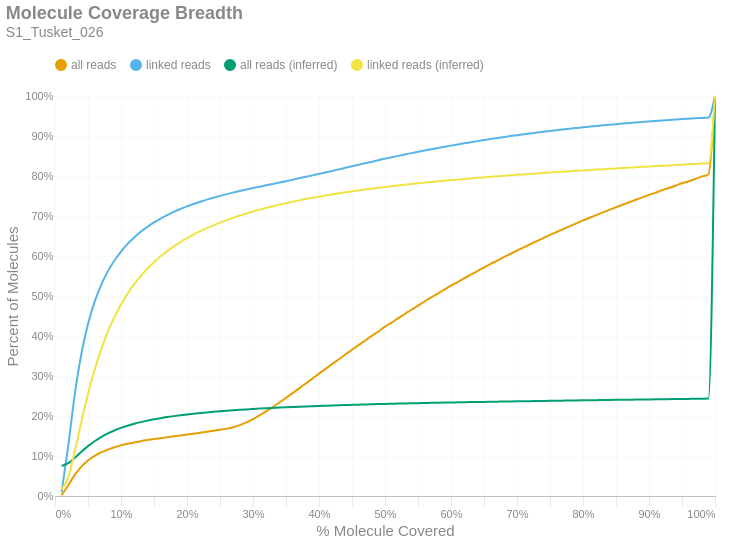

Here is the notebook cell this chart was saved with:
### Markdown cell above
### Molecule Read Coverage
This chart shows molecule coverage breadth as computed by the number of bases aligned to that molecule. In other words, "*how much of each unique long molecule is actually sequenced/aligned?*" Keep in mind there is a distinction between sequences and alignments, since some sequences belonging to a particular molecule may not align well and wouldn't appear in the alignment data. This chart also shows molecule coverage breadth as computed by the *inferred fragment* from which the aligned sequences originate. Unlike read coverage, this calculation takes into account the total insert size, including unsequenced gaps between the forward and reverse reads. Like the previous figures, these are cumulative percents.

### Code cell
if SKIPLR:
    print_html(f"Skipped")
else:
    binned_df = consolidated_hist(valids['coverage_bp'], mask, 0.01, True)
    binned_df_inf = consolidated_hist(valids['coverage_inserts'], mask, 0.01, True)
    binned_df = binned_df.with_columns(pl.lit(binned_df_inf['all reads (cumsum)']).alias('all reads (inferred)'))
    binned_df = binned_df.with_columns(pl.lit(binned_df_inf['linked reads (cumsum)']).alias('linked reads (inferred)'))
    binned_df = binned_df.with_columns(
        (pl.col('bin').cast(pl.Float64) + 0.01).alias('right_edge')
    )

    with SafeRender(binned_df):
        (
            density_plot(binned_df, 'Molecule Coverage Breadth', samplename, 'molcov', ['all reads (inferred)','linked reads (inferred)'])
            .encode(
                #x=alt.X('bin:Q', title="% Molecule Covered").axis(format = '%').scale(padding=0),
                x=alt.X('right_edge:Q', title="% Molecule Covered").axis(format='%').scale(padding=0),
                y=alt.Y('value:Q', title='Percent of Molecules')
                    .axis(format='%')
                    .stack(False)
                    .scale(domainMin=0, padding=0),
                color=alt.Color("key:N").scale(domain = ["all reads", "linked reads", "all reads (inferred)", "linked reads (inferred)"]),
                tooltip = [
                    alt.Tooltip("key:N", title = "Data Type"),
                    alt.Tooltip("range_label:N", title="% Molecule Covered"),
                    alt.Tooltip("value:Q", format = ".2%", title="% Molecules")
                ]
            )
        ).display()

### Figure 1 — Vega-Lite specification as saved in the notebook (floating-point values rounded to 4 significant figures)
{"width": "container", "height": 400, "config": {"title": {"anchor": "start", "dy": -15, "fontSize": 18, "color": "#888888", "subtitleColor": "#888888", "subtitleFontSize": 14}, "arc": {"fill": "#0072B2"}, "axis": {"domainColor": "#888888", "domainWidth": 0.5, "gridWidth": 0.2, "grid": false, "titleFontWeight": 400, "titleFontSize": 15, "labelFontSize": 11, "labelColor": "#888888", "tickColor": "#888888", "tickWidth": 0.2, "titleColor": "#888888"}, "axisBand": {"grid": false}, "axisX": {"grid": true, "tickSize": 10, "domainCap": "round"}, "axisY": {"domain": false, "grid": true, "tickSize": 0, "domainCap": "round"}, "background": "transparent", "header": {"labelFontSize": 15, "labelColor": "#888888", "titleFontSize": 15, "titleFontWeight": 600, "titleColor": "#888888"}, "legend": {"labelFont": "sans-serif", "labelFontSize": 12, "labelColor": "#888888", "symbolSize": 100, "symbolType": "circle", "titleFontSize": 12, "titlePadding": 10, "titleColor": "#888888", "title": null, "orient": "top"}, "range": {"category": ["#E69F00", "#56B4E9", "#009E73", "#F0E442", "#0072B2", "#D55E00", "#CC79A7", "#000000"], "diverging": ["#cfe8f3", "#a2d4ec", "#73bfe2", "#46abdb", "#1696d2", "#12719e"]}, "area": {"fill": "#0072B2", "fillOpacity": 0.7, "line": true, "strokeOpacity": 0.7}, "line": {"color": "#0072B2", "stroke": "#0072B2", "strokeWidth": 2}, "trail": {"color": "#0072B2", "stroke": "#0072B2", "strokeWidth": 0, "size": 1}, "point": {"filled": true, "fillOpacity": 1.0, "size": 95}, "text": {"color": "#888888", "fontSize": 11, "align": "right", "fontWeight": 400, "size": 11}, "bar": {"fill": "#0072B2", "stroke": null}, "view": {"stroke": null, "continuousWidth": 660, "continuousHeight": 400}}, "data": {"name": "data-aa1f3dfc06b041ed866c2e54794f1d95"}, "mark": {"type": "line", "interpolate": "monotone", "point": {"opacity": 0, "size": 275}}, "encoding": {"color": {"field": "key", "scale": {"domain": ["all reads", "linked reads", "all reads (inferred)", "linked reads (inferred)"]}, "type": "nominal"}, "tooltip": [{"field": "key", "title": "Data Type", "type": "nominal"}, {"field": "range_label", "title": "% Molecule Covered", "type": "nominal"}, {"field": "value", "format": ".2%", "title": "% Molecules", "type": "quantitative"}], "x": {"axis": {"format": "%"}, "field": "right_edge", "scale": {"padding": 0}, "title": "% Molecule Covered", "type": "quantitative"}, "y": {"axis": {"format": "%"}, "field": "value", "scale": {"domainMin": 0, "padding": 0}, "stack": false, "title": "Percent of Molecules", "type": "quantitative"}}, "params": [{"name": "param_c36ac31b6afebe62", "select": {"type": "point", "fields": ["key"]}, "bind": "legend"}], "title": {"text": "Molecule Coverage Breadth", "subtitle": "S1_Tusket_026"}, "transform": [{"fold": ["all reads (cumsum)", "linked reads (cumsum)", "all reads (inferred)", "linked reads (inferred)"]}, {"calculate": "replace(datum.key, ' (cumsum)', '')", "as": "key"}, {"filter": {"param": "param_c36ac31b6afebe62"}}], "usermeta": {"embedOptions": {"downloadFileName": "S1_Tusket_026.molcov"}}, "$schema": "https://vega.github.io/schema/vega-lite/v6.1.0.json", "datasets": {"data-aa1f3dfc06b041ed866c2e54794f1d95": [{"bin": "0.0", "interval": "0.0-0.01", "all reads": 0.002276, "linked reads": 0.009561, "all reads (cumsum)": 0.002276, "linked reads (cumsum)": 0.009561, "range_label": "0.0-0.01", "all reads (inferred)": 0.07519, "linked reads (inferred)": 0.01584, "right_edge": 0.01}, {"bin": "0.01", "interval": "0.01-0.02", "all reads": 0.02391, "linked reads": 0.115, "all reads (cumsum)": 0.02619, "linked reads (cumsum)": 0.1246, "range_label": "0.01-0.02", "all reads (inferred)": 0.08195, "linked reads (inferred)": 0.04658, "right_edge": 0.02}, {"bin": "0.02", "interval": "0.02-0.03", "all reads": 0.0267, "linked reads": 0.1301, "all reads (cumsum)": 0.05288, "linked reads (cumsum)": 0.2547, "range_label": "0.02-0.03", "all reads (inferred)": 0.09544, "linked reads (inferred)": 0.1117, "right_edge": 0.03}, {"bin": "0.03", "interval": "0.03-0.04", "all reads": 0.02072, "linked reads": 0.1009, "all reads (cumsum)": 0.07361, "linked reads (cumsum)": 0.3555, "range_label": "0.03-0.04", "all reads (inferred)": 0.1106, "linked reads (inferred)": 0.1856, "right_edge": 0.04}, {"bin": "0.04", "interval": "0.04-0.05", "all reads": 0.01527, "linked reads": 0.07428, "all reads (cumsum)": 0.08888, "linked reads (cumsum)": 0.4298, "range_label": "0.04-0.05", "all reads (inferred)": 0.1247, "linked reads (inferred)": 0.2549, "right_edge": 0.05}, {"bin": "0.05", "interval": "0.05-0.06", "all reads": 0.01145, "linked reads": 0.05544, "all reads (cumsum)": 0.1003, "linked reads (cumsum)": 0.4853, "range_label": "0.05-0.06", "all reads (inferred)": 0.137, "linked reads (inferred)": 0.3153, "right_edge": 0.06}, {"bin": "0.06", "interval": "0.06-0.07", "all reads": 0.00877, "linked reads": 0.04243, "all reads (cumsum)": 0.1091, "linked reads (cumsum)": 0.5277, "range_label": "0.06-0.07", "all reads (inferred)": 0.1474, "linked reads (inferred)": 0.3667, "right_edge": 0.07}, {"bin": "0.07", "interval": "0.07-0.08", "all reads": 0.006997, "linked reads": 0.03382, "all reads (cumsum)": 0.1161, "linked reads (cumsum)": 0.5615, "range_label": "0.07-0.08", "all reads (inferred)": 0.1563, "linked reads (inferred)": 0.4104, "right_edge": 0.08}, {"bin": "0.08", "interval": "0.08-0.09", "all reads": 0.005669, "linked reads": 0.02723, "all reads (cumsum)": 0.1218, "linked reads (cumsum)": 0.5887, "range_label": "0.08-0.09", "all reads (inferred)": 0.1638, "linked reads (inferred)": 0.4473, "right_edge": 0.09}, {"bin": "0.09", "interval": "0.09-0.1", "all reads": 0.004738, "linked reads": 0.02248, "all reads (cumsum)": 0.1265, "linked reads (cumsum)": 0.6112, "range_label": "0.09-0.1", "all reads (inferred)": 0.1702, "linked reads (inferred)": 0.4787, "right_edge": 0.1}, {"bin": "0.1", "interval": "0.1-0.11", "all reads": 0.00405, "linked reads": 0.01908, "all reads (cumsum)": 0.1306, "linked reads (cumsum)": 0.6303, "range_label": "0.1-0.11", "all reads (inferred)": 0.1757, "linked reads (inferred)": 0.506, "right_edge": 0.11}, {"bin": "0.11", "interval": "0.11-0.12", "all reads": 0.003458, "linked reads": 0.0162, "all reads (cumsum)": 0.134, "linked reads (cumsum)": 0.6465, "range_label": "0.11-0.12", "all reads (inferred)": 0.1805, "linked reads (inferred)": 0.5296, "right_edge": 0.12}, {"bin": "0.12", "interval": "0.12-0.13", "all reads": 0.003042, "linked reads": 0.014, "all reads (cumsum)": 0.137, "linked reads (cumsum)": 0.6605, "range_label": "0.12-0.13", "all reads (inferred)": 0.1847, "linked reads (inferred)": 0.5502, "right_edge": 0.13}, {"bin": "0.13", "interval": "0.13-0.14", "all reads": 0.002722, "linked reads": 0.01233, "all reads (cumsum)": 0.1398, "linked reads (cumsum)": 0.6728, "range_label": "0.13-0.14", "all reads (inferred)": 0.1884, "linked reads (inferred)": 0.5684, "right_edge": 0.14}, {"bin": "0.14", "interval": "0.14-0.15", "all reads": 0.002492, "linked reads": 0.011, "all reads (cumsum)": 0.1423, "linked reads (cumsum)": 0.6838, "range_label": "0.14-0.15", "all reads (inferred)": 0.1917, "linked reads (inferred)": 0.5845, "right_edge": 0.15}, {"bin": "0.15", "interval": "0.15-0.16", "all reads": 0.00233, "linked reads": 0.009741, "all reads (cumsum)": 0.1446, "linked reads (cumsum)": 0.6936, "range_label": "0.15-0.16", "all reads (inferred)": 0.1946, "linked reads (inferred)": 0.5991, "right_edge": 0.16}, {"bin": "0.16", "interval": "0.16-0.17", "all reads": 0.002254, "linked reads": 0.008703, "all reads (cumsum)": 0.1468, "linked reads (cumsum)": 0.7023, "range_label": "0.16-0.17", "all reads (inferred)": 0.1973, "linked reads (inferred)": 0.6121, "right_edge": 0.17}, {"bin": "0.17", "interval": "0.17-0.18", "all reads": 0.002251, "linked reads": 0.007955, "all reads (cumsum)": 0.1491, "linked reads (cumsum)": 0.7102, "range_label": "0.17-0.18", "all reads (inferred)": 0.1997, "linked reads (inferred)": 0.624, "right_edge": 0.18}, {"bin": "0.18", "interval": "0.18-0.19", "all reads": 0.002234, "linked reads": 0.007217, "all reads (cumsum)": 0.1513, "linked reads (cumsum)": 0.7175, "range_label": "0.18-0.19", "all reads (inferred)": 0.2019, "linked reads (inferred)": 0.6347, "right_edge": 0.19}, {"bin": "0.19", "interval": "0.19-0.2", "all reads": 0.002267, "linked reads": 0.006607, "all reads (cumsum)": 0.1536, "linked reads (cumsum)": 0.7241, "range_label": "0.19-0.2", "all reads (inferred)": 0.2039, "linked reads (inferred)": 0.6445, "right_edge": 0.2}, {"bin": "0.2", "interval": "0.2-0.21", "all reads": 0.002243, "linked reads": 0.006011, "all reads (cumsum)": 0.1558, "linked reads (cumsum)": 0.7301, "range_label": "0.2-0.21", "all reads (inferred)": 0.2057, "linked reads (inferred)": 0.6535, "right_edge": 0.21}, {"bin": "0.21", "interval": "0.21-0.22", "all reads": 0.0023, "linked reads": 0.005554, "all reads (cumsum)": 0.1581, "linked reads (cumsum)": 0.7356, "range_label": "0.21-0.22", "all reads (inferred)": 0.2074, "linked reads (inferred)": 0.662, "right_edge": 0.22}, {"bin": "0.22", "interval": "0.22-0.23", "all reads": 0.002382, "linked reads": 0.00529, "all reads (cumsum)": 0.1605, "linked reads (cumsum)": 0.7409, "range_label": "0.22-0.23", "all reads (inferred)": 0.209, "linked reads (inferred)": 0.6695, "right_edge": 0.23}, {"bin": "0.23", "interval": "0.23-0.24", "all reads": 0.002476, "linked reads": 0.004846, "all reads (cumsum)": 0.163, "linked reads (cumsum)": 0.7458, "range_label": "0.23-0.24", "all reads (inferred)": 0.2104, "linked reads (inferred)": 0.6766, "right_edge": 0.24}, {"bin": "0.24", "interval": "0.24-0.25", "all reads": 0.00263, "linked reads": 0.004591, "all reads (cumsum)": 0.1656, "linked reads (cumsum)": 0.7503, "range_label": "0.24-0.25", "all reads (inferred)": 0.2118, "linked reads (inferred)": 0.6833, "right_edge": 0.25}, {"bin": "0.25", "interval": "0.25-0.26", "all reads": 0.002852, "linked reads": 0.004268, "all reads (cumsum)": 0.1685, "linked reads (cumsum)": 0.7546, "range_label": "0.25-0.26", "all reads (inferred)": 0.2131, "linked reads (inferred)": 0.6896, "right_edge": 0.26}, {"bin": "0.26", "interval": "0.26-0.27", "all reads": 0.003599, "linked reads": 0.004018, "all reads (cumsum)": 0.1721, "linked reads (cumsum)": 0.7586, "range_label": "0.26-0.27", "all reads (inferred)": 0.2143, "linked reads (inferred)": 0.6955, "right_edge": 0.27}, {"bin": "0.27", "interval": "0.27-0.28", "all reads": 0.005022, "linked reads": 0.003906, "all reads (cumsum)": 0.1771, "linked reads (cumsum)": 0.7625, "range_label": "0.27-0.28", "all reads (inferred)": 0.2154, "linked reads (inferred)": 0.7012, "right_edge": 0.28}, {"bin": "0.28", "interval": "0.28-0.29", "all reads": 0.006745, "linked reads": 0.003724, "all reads (cumsum)": 0.1838, "linked reads (cumsum)": 0.7663, "range_label": "0.28-0.29", "all reads (inferred)": 0.2165, "linked reads (inferred)": 0.7064, "right_edge": 0.29}, {"bin": "0.29", "interval": "0.29-0.3", "all reads": 0.008317, "linked reads": 0.003562, "all reads (cumsum)": 0.1922, "linked reads (cumsum)": 0.7698, "range_label": "0.29-0.3", "all reads (inferred)": 0.2175, "linked reads (inferred)": 0.7113, "right_edge": 0.3}, {"bin": "0.3", "interval": "0.3-0.31", "all reads": 0.009256, "linked reads": 0.003483, "all reads (cumsum)": 0.2014, "linked reads (cumsum)": 0.7733, "range_label": "0.3-0.31", "all reads (inferred)": 0.2184, "linked reads (inferred)": 0.7159, "right_edge": 0.31}, {"bin": "0.31", "interval": "0.31-0.32", "all reads": 0.01014, "linked reads": 0.003364, "all reads (cumsum)": 0.2116, "linked reads (cumsum)": 0.7767, "range_label": "0.31-0.32", "all reads (inferred)": 0.2194, "linked reads (inferred)": 0.7203, "right_edge": 0.32}, {"bin": "0.32", "interval": "0.32-0.33", "all reads": 0.01095, "linked reads": 0.003466, "all reads (cumsum)": 0.2225, "linked reads (cumsum)": 0.7801, "range_label": "0.32-0.33", "all reads (inferred)": 0.2202, "linked reads (inferred)": 0.7245, "right_edge": 0.33}, {"bin": "0.33", "interval": "0.33-0.34", "all reads": 0.01124, "linked reads": 0.003419, "all reads (cumsum)": 0.2338, "linked reads (cumsum)": 0.7836, "range_label": "0.33-0.34", "all reads (inferred)": 0.221, "linked reads (inferred)": 0.7284, "right_edge": 0.34}, {"bin": "0.34", "interval": "0.34-0.35", "all reads": 0.01158, "linked reads": 0.003482, "all reads (cumsum)": 0.2453, "linked reads (cumsum)": 0.787, "range_label": "0.34-0.35", "all reads (inferred)": 0.2218, "linked reads (inferred)": 0.7321, "right_edge": 0.35}, {"bin": "0.35", "interval": "0.35-0.36", "all reads": 0.01184, "linked reads": 0.003589, "all reads (cumsum)": 0.2572, "linked reads (cumsum)": 0.7906, "range_label": "0.35-0.36", "all reads (inferred)": 0.2225, "linked reads (inferred)": 0.7356, "right_edge": 0.36}, {"bin": "0.36", "interval": "0.36-0.37", "all reads": 0.01203, "linked reads": 0.003635, "all reads (cumsum)": 0.2692, "linked reads (cumsum)": 0.7943, "range_label": "0.36-0.37", "all reads (inferred)": 0.2232, "linked reads (inferred)": 0.739, "right_edge": 0.37}, {"bin": "0.37", "interval": "0.37-0.38", "all reads": 0.01213, "linked reads": 0.003666, "all reads (cumsum)": 0.2813, "linked reads (cumsum)": 0.7979, "range_label": "0.37-0.38", "all reads (inferred)": 0.2239, "linked reads (inferred)": 0.7423, "right_edge": 0.38}, {"bin": "0.38", "interval": "0.38-0.39", "all reads": 0.01211, "linked reads": 0.003628, "all reads (cumsum)": 0.2934, "linked reads (cumsum)": 0.8016, "range_label": "0.38-0.39", "all reads (inferred)": 0.2245, "linked reads (inferred)": 0.7454, "right_edge": 0.39}, {"bin": "0.39", "interval": "0.39-0.4", "all reads": 0.01238, "linked reads": 0.003721, "all reads (cumsum)": 0.3058, "linked reads (cumsum)": 0.8053, "range_label": "0.39-0.4", "all reads (inferred)": 0.2251, "linked reads (inferred)": 0.7483, "right_edge": 0.4}, {"bin": "0.4", "interval": "0.4-0.41", "all reads": 0.01199, "linked reads": 0.003683, "all reads (cumsum)": 0.3178, "linked reads (cumsum)": 0.809, "range_label": "0.4-0.41", "all reads (inferred)": 0.2257, "linked reads (inferred)": 0.7512, "right_edge": 0.41}, {"bin": "0.41", "interval": "0.41-0.42", "all reads": 0.01205, "linked reads": 0.003769, "all reads (cumsum)": 0.3299, "linked reads (cumsum)": 0.8127, "range_label": "0.41-0.42", "all reads (inferred)": 0.2263, "linked reads (inferred)": 0.754, "right_edge": 0.42}, {"bin": "0.42", "interval": "0.42-0.43", "all reads": 0.01206, "linked reads": 0.003865, "all reads (cumsum)": 0.3419, "linked reads (cumsum)": 0.8166, "range_label": "0.42-0.43", "all reads (inferred)": 0.2268, "linked reads (inferred)": 0.7566, "right_edge": 0.43}, {"bin": "0.43", "interval": "0.43-0.44", "all reads": 0.01181, "linked reads": 0.003829, "all reads (cumsum)": 0.3537, "linked reads (cumsum)": 0.8204, "range_label": "0.43-0.44", "all reads (inferred)": 0.2274, "linked reads (inferred)": 0.7592, "right_edge": 0.44}, {"bin": "0.44", "interval": "0.44-0.45", "all reads": 0.01191, "linked reads": 0.003903, "all reads (cumsum)": 0.3656, "linked reads (cumsum)": 0.8243, "range_label": "0.44-0.45", "all reads (inferred)": 0.2279, "linked reads (inferred)": 0.7615, "right_edge": 0.45}, {"bin": "0.45", "interval": "0.45-0.46", "all reads": 0.01171, "linked reads": 0.003832, "all reads (cumsum)": 0.3773, "linked reads (cumsum)": 0.8282, "range_label": "0.45-0.46", "all reads (inferred)": 0.2284, "linked reads (inferred)": 0.7639, "right_edge": 0.46}, {"bin": "0.46", "interval": "0.46-0.47", "all reads": 0.01153, "linked reads": 0.003811, "all reads (cumsum)": 0.3889, "linked reads (cumsum)": 0.832, "range_label": "0.46-0.47", "all reads (inferred)": 0.2288, "linked reads (inferred)": 0.7661, "right_edge": 0.47}, {"bin": "0.47", "interval": "0.47-0.48", "all reads": 0.01148, "linked reads": 0.003808, "all reads (cumsum)": 0.4004, "linked reads (cumsum)": 0.8358, "range_label": "0.47-0.48", "all reads (inferred)": 0.2293, "linked reads (inferred)": 0.7683, "right_edge": 0.48}, {"bin": "0.48", "interval": "0.48-0.49", "all reads": 0.01087, "linked reads": 0.003695, "all reads (cumsum)": 0.4112, "linked reads (cumsum)": 0.8395, "range_label": "0.48-0.49", "all reads (inferred)": 0.2297, "linked reads (inferred)": 0.7704, "right_edge": 0.49}, {"bin": "0.49", "interval": "0.49-0.5", "all reads": 0.01202, "linked reads": 0.003808, "all reads (cumsum)": 0.4232, "linked reads (cumsum)": 0.8433, "range_label": "0.49-0.5", "all reads (inferred)": 0.2302, "linked reads (inferred)": 0.7725, "right_edge": 0.5}, {"bin": "0.5", "interval": "0.5-0.51", "all reads": 0.01006, "linked reads": 0.003469, "all reads (cumsum)": 0.4333, "linked reads (cumsum)": 0.8468, "range_label": "0.5-0.51", "all reads (inferred)": 0.2306, "linked reads (inferred)": 0.7745, "right_edge": 0.51}, {"bin": "0.51", "interval": "0.51-0.52", "all reads": 0.0112, "linked reads": 0.003587, "all reads (cumsum)": 0.4445, "linked reads (cumsum)": 0.8503, "range_label": "0.51-0.52", "all reads (inferred)": 0.231, "linked reads (inferred)": 0.7764, "right_edge": 0.52}, {"bin": "0.52", "interval": "0.52-0.53", "all reads": 0.01051, "linked reads": 0.003419, "all reads (cumsum)": 0.455, "linked reads (cumsum)": 0.8538, "range_label": "0.52-0.53", "all reads (inferred)": 0.2314, "linked reads (inferred)": 0.7782, "right_edge": 0.53}, {"bin": "0.53", "interval": "0.53-0.54", "all reads": 0.01064, "linked reads": 0.003409, "all reads (cumsum)": 0.4657, "linked reads (cumsum)": 0.8572, "range_label": "0.53-0.54", "all reads (inferred)": 0.2317, "linked reads (inferred)": 0.78, "right_edge": 0.54}, {"bin": "0.54", "interval": "0.54-0.55", "all reads": 0.01024, "linked reads": 0.003353, "all reads (cumsum)": 0.4759, "linked reads (cumsum)": 0.8605, "range_label": "0.54-0.55", "all reads (inferred)": 0.2321, "linked reads (inferred)": 0.7817, "right_edge": 0.55}, {"bin": "0.55", "interval": "0.55-0.56", "all reads": 0.01036, "linked reads": 0.003197, "all reads (cumsum)": 0.4863, "linked reads (cumsum)": 0.8637, "range_label": "0.55-0.56", "all reads (inferred)": 0.2325, "linked reads (inferred)": 0.7834, "right_edge": 0.56}, {"bin": "0.56", "interval": "0.56-0.57", "all reads": 0.01012, "linked reads": 0.003206, "all reads (cumsum)": 0.4964, "linked reads (cumsum)": 0.8669, "range_label": "0.56-0.57", "all reads (inferred)": 0.2328, "linked reads (inferred)": 0.7851, "right_edge": 0.57}, {"bin": "0.57", "interval": "0.57-0.58", "all reads": 0.009751, "linked reads": 0.003064, "all reads (cumsum)": 0.5061, "linked reads (cumsum)": 0.87, "range_label": "0.57-0.58", "all reads (inferred)": 0.2332, "linked reads (inferred)": 0.7867, "right_edge": 0.58}, {"bin": "0.58", "interval": "0.58-0.59", "all reads": 0.009781, "linked reads": 0.003023, "all reads (cumsum)": 0.5159, "linked reads (cumsum)": 0.873, "range_label": "0.58-0.59", "all reads (inferred)": 0.2335, "linked reads (inferred)": 0.7882, "right_edge": 0.59}, {"bin": "0.59", "interval": "0.59-0.6", "all reads": 0.009761, "linked reads": 0.002957, "all reads (cumsum)": 0.5257, "linked reads (cumsum)": 0.876, "range_label": "0.59-0.6", "all reads (inferred)": 0.2338, "linked reads (inferred)": 0.7897, "right_edge": 0.6}, {"bin": "0.6", "interval": "0.6-0.61", "all reads": 0.009174, "linked reads": 0.00285, "all reads (cumsum)": 0.5348, "linked reads (cumsum)": 0.8788, "range_label": "0.6-0.61", "all reads (inferred)": 0.2341, "linked reads (inferred)": 0.7912, "right_edge": 0.61}, {"bin": "0.61", "interval": "0.61-0.62", "all reads": 0.009475, "linked reads": 0.002908, "all reads (cumsum)": 0.5443, "linked reads (cumsum)": 0.8817, "range_label": "0.61-0.62", "all reads (inferred)": 0.2344, "linked reads (inferred)": 0.7926, "right_edge": 0.62}, {"bin": "0.62", "interval": "0.62-0.63", "all reads": 0.009037, "linked reads": 0.00275, "all reads (cumsum)": 0.5534, "linked reads (cumsum)": 0.8845, "range_label": "0.62-0.63", "all reads (inferred)": 0.2347, "linked reads (inferred)": 0.794, "right_edge": 0.63}, {"bin": "0.63", "interval": "0.63-0.64", "all reads": 0.009001, "linked reads": 0.002702, "all reads (cumsum)": 0.5624, "linked reads (cumsum)": 0.8872, "range_label": "0.63-0.64", "all reads (inferred)": 0.235, "linked reads (inferred)": 0.7953, "right_edge": 0.64}, {"bin": "0.64", "interval": "0.64-0.65", "all reads": 0.008822, "linked reads": 0.002643, "all reads (cumsum)": 0.5712, "linked reads (cumsum)": 0.8898, "range_label": "0.64-0.65", "all reads (inferred)": 0.2353, "linked reads (inferred)": 0.7967, "right_edge": 0.65}, {"bin": "0.65", "interval": "0.65-0.66", "all reads": 0.008968, "linked reads": 0.002632, "all reads (cumsum)": 0.5801, "linked reads (cumsum)": 0.8925, "range_label": "0.65-0.66", "all reads (inferred)": 0.2356, "linked reads (inferred)": 0.798, "right_edge": 0.66}, {"bin": "0.66", "interval": "0.66-0.67", "all reads": 0.008422, "linked reads": 0.002497, "all reads (cumsum)": 0.5886, "linked reads (cumsum)": 0.8949, "range_label": "0.66-0.67", "all reads (inferred)": 0.2359, "linked reads (inferred)": 0.7992, "right_edge": 0.67}, {"bin": "0.67", "interval": "0.67-0.68", "all reads": 0.008458, "linked reads": 0.002381, "all reads (cumsum)": 0.597, "linked reads (cumsum)": 0.8973, "range_label": "0.67-0.68", "all reads (inferred)": 0.2361, "linked reads (inferred)": 0.8005, "right_edge": 0.68}, {"bin": "0.68", "interval": "0.68-0.69", "all reads": 0.008161, "linked reads": 0.00239, "all reads (cumsum)": 0.6052, "linked reads (cumsum)": 0.8997, "range_label": "0.68-0.69", "all reads (inferred)": 0.2364, "linked reads (inferred)": 0.8017, "right_edge": 0.69}, {"bin": "0.69", "interval": "0.69-0.7", "all reads": 0.00833, "linked reads": 0.002373, "all reads (cumsum)": 0.6135, "linked reads (cumsum)": 0.9021, "range_label": "0.69-0.7", "all reads (inferred)": 0.2367, "linked reads (inferred)": 0.8029, "right_edge": 0.7}, {"bin": "0.7", "interval": "0.7-0.71", "all reads": 0.007921, "linked reads": 0.002259, "all reads (cumsum)": 0.6214, "linked reads (cumsum)": 0.9044, "range_label": "0.7-0.71", "all reads (inferred)": 0.2369, "linked reads (inferred)": 0.804, "right_edge": 0.71}, {"bin": "0.71", "interval": "0.71-0.72", "all reads": 0.007882, "linked reads": 0.002164, "all reads (cumsum)": 0.6293, "linked reads (cumsum)": 0.9065, "range_label": "0.71-0.72", "all reads (inferred)": 0.2372, "linked reads (inferred)": 0.8052, "right_edge": 0.72}, {"bin": "0.72", "interval": "0.72-0.73", "all reads": 0.007902, "linked reads": 0.00208, "all reads (cumsum)": 0.6372, "linked reads (cumsum)": 0.9086, "range_label": "0.72-0.73", "all reads (inferred)": 0.2374, "linked reads (inferred)": 0.8063, "right_edge": 0.73}, {"bin": "0.73", "interval": "0.73-0.74", "all reads": 0.0076, "linked reads": 0.002056, "all reads (cumsum)": 0.6448, "linked reads (cumsum)": 0.9107, "range_label": "0.73-0.74", "all reads (inferred)": 0.2377, "linked reads (inferred)": 0.8074, "right_edge": 0.74}, {"bin": "0.74", "interval": "0.74-0.75", "all reads": 0.007943, "linked reads": 0.002035, "all reads (cumsum)": 0.6528, "linked reads (cumsum)": 0.9127, "range_label": "0.74-0.75", "all reads (inferred)": 0.2379, "linked reads (inferred)": 0.8086, "right_edge": 0.75}, {"bin": "0.75", "interval": "0.75-0.76", "all reads": 0.007221, "linked reads": 0.001863, "all reads (cumsum)": 0.66, "linked reads (cumsum)": 0.9146, "range_label": "0.75-0.76", "all reads (inferred)": 0.2382, "linked reads (inferred)": 0.8096, "right_edge": 0.76}, {"bin": "0.76", "interval": "0.76-0.77", "all reads": 0.007339, "linked reads": 0.001889, "all reads (cumsum)": 0.6673, "linked reads (cumsum)": 0.9164, "range_label": "0.76-0.77", "all reads (inferred)": 0.2384, "linked reads (inferred)": 0.8108, "right_edge": 0.77}, {"bin": "0.77", "interval": "0.77-0.78", "all reads": 0.007221, "linked reads": 0.00184, "all reads (cumsum)": 0.6745, "linked reads (cumsum)": 0.9183, "range_label": "0.77-0.78", "all reads (inferred)": 0.2387, "linked reads (inferred)": 0.8118, "right_edge": 0.78}, {"bin": "0.78", "interval": "0.78-0.79", "all reads": 0.007041, "linked reads": 0.001706, "all reads (cumsum)": 0.6816, "linked reads (cumsum)": 0.92, "range_label": "0.78-0.79", "all reads (inferred)": 0.2389, "linked reads (inferred)": 0.8129, "right_edge": 0.79}, {"bin": "0.79", "interval": "0.79-0.8", "all reads": 0.007339, "linked reads": 0.00182, "all reads (cumsum)": 0.6889, "linked reads (cumsum)": 0.9218, "range_label": "0.79-0.8", "all reads (inferred)": 0.2392, "linked reads (inferred)": 0.8139, "right_edge": 0.8}, {"bin": "0.8", "interval": "0.8-0.81", "all reads": 0.006592, "linked reads": 0.001647, "all reads (cumsum)": 0.6955, "linked reads (cumsum)": 0.9235, "range_label": "0.8-0.81", "all reads (inferred)": 0.2394, "linked reads (inferred)": 0.8149, "right_edge": 0.81}, {"bin": "0.81", "interval": "0.81-0.82", "all reads": 0.006686, "linked reads": 0.001583, "all reads (cumsum)": 0.7022, "linked reads (cumsum)": 0.925, "range_label": "0.81-0.82", "all reads (inferred)": 0.2396, "linked reads (inferred)": 0.816, "right_edge": 0.82}, {"bin": "0.82", "interval": "0.82-0.83", "all reads": 0.006724, "linked reads": 0.001602, "all reads (cumsum)": 0.7089, "linked reads (cumsum)": 0.9266, "range_label": "0.82-0.83", "all reads (inferred)": 0.2399, "linked reads (inferred)": 0.817, "right_edge": 0.83}, {"bin": "0.83", "interval": "0.83-0.84", "all reads": 0.006535, "linked reads": 0.001548, "all reads (cumsum)": 0.7155, "linked reads (cumsum)": 0.9282, "range_label": "0.83-0.84", "all reads (inferred)": 0.2401, "linked reads (inferred)": 0.818, "right_edge": 0.84}, {"bin": "0.84", "interval": "0.84-0.85", "all reads": 0.006344, "linked reads": 0.001491, "all reads (cumsum)": 0.7218, "linked reads (cumsum)": 0.9297, "range_label": "0.84-0.85", "all reads (inferred)": 0.2403, "linked reads (inferred)": 0.819, "right_edge": 0.85}, {"bin": "0.85", "interval": "0.85-0.86", "all reads": 0.006413, "linked reads": 0.001436, "all reads (cumsum)": 0.7282, "linked reads (cumsum)": 0.9311, "range_label": "0.85-0.86", "all reads (inferred)": 0.2406, "linked reads (inferred)": 0.82, "right_edge": 0.86}, {"bin": "0.86", "interval": "0.86-0.87", "all reads": 0.006192, "linked reads": 0.001394, "all reads (cumsum)": 0.7344, "linked reads (cumsum)": 0.9325, "range_label": "0.86-0.87", "all reads (inferred)": 0.2408, "linked reads (inferred)": 0.8209, "right_edge": 0.87}, {"bin": "0.87", "interval": "0.87-0.88", "all reads": 0.006211, "linked reads": 0.001365, "all reads (cumsum)": 0.7406, "linked reads (cumsum)": 0.9339, "range_label": "0.87-0.88", "all reads (inferred)": 0.241, "linked reads (inferred)": 0.8219, "right_edge": 0.88}, {"bin": "0.88", "interval": "0.88-0.89", "all reads": 0.006048, "linked reads": 0.001321, "all reads (cumsum)": 0.7467, "linked reads (cumsum)": 0.9352, "range_label": "0.88-0.89", "all reads (inferred)": 0.2412, "linked reads (inferred)": 0.8228, "right_edge": 0.89}, {"bin": "0.89", "interval": "0.89-0.9", "all reads": 0.006098, "linked reads": 0.0013, "all reads (cumsum)": 0.7528, "linked reads (cumsum)": 0.9365, "range_label": "0.89-0.9", "all reads (inferred)": 0.2415, "linked reads (inferred)": 0.8238, "right_edge": 0.9}, {"bin": "0.9", "interval": "0.9-0.91", "all reads": 0.005621, "linked reads": 0.001207, "all reads (cumsum)": 0.7584, "linked reads (cumsum)": 0.9377, "range_label": "0.9-0.91", "all reads (inferred)": 0.2417, "linked reads (inferred)": 0.8247, "right_edge": 0.91}, {"bin": "0.91", "interval": "0.91-0.92", "all reads": 0.006287, "linked reads": 0.001217, "all reads (cumsum)": 0.7647, "linked reads (cumsum)": 0.9389, "range_label": "0.91-0.92", "all reads (inferred)": 0.2419, "linked reads (inferred)": 0.8256, "right_edge": 0.92}, {"bin": "0.92", "interval": "0.92-0.93", "all reads": 0.005346, "linked reads": 0.001132, "all reads (cumsum)": 0.77, "linked reads (cumsum)": 0.94, "range_label": "0.92-0.93", "all reads (inferred)": 0.2421, "linked reads (inferred)": 0.8265, "right_edge": 0.93}, {"bin": "0.93", "interval": "0.93-0.94", "all reads": 0.005703, "linked reads": 0.001126, "all reads (cumsum)": 0.7757, "linked reads (cumsum)": 0.9412, "range_label": "0.93-0.94", "all reads (inferred)": 0.2423, "linked reads (inferred)": 0.8274, "right_edge": 0.94}, {"bin": "0.94", "interval": "0.94-0.95", "all reads": 0.00611, "linked reads": 0.001109, "all reads (cumsum)": 0.7818, "linked reads (cumsum)": 0.9423, "range_label": "0.94-0.95", "all reads (inferred)": 0.2425, "linked reads (inferred)": 0.8282, "right_edge": 0.95}, {"bin": "0.95", "interval": "0.95-0.96", "all reads": 0.004931, "linked reads": 0.001052, "all reads (cumsum)": 0.7868, "linked reads (cumsum)": 0.9433, "range_label": "0.95-0.96", "all reads (inferred)": 0.2428, "linked reads (inferred)": 0.8291, "right_edge": 0.96}, {"bin": "0.96", "interval": "0.96-0.97", "all reads": 0.005758, "linked reads": 0.0009842, "all reads (cumsum)": 0.7925, "linked reads (cumsum)": 0.9443, "range_label": "0.96-0.97", "all reads (inferred)": 0.243, "linked reads (inferred)": 0.83, "right_edge": 0.97}, {"bin": "0.97", "interval": "0.97-0.98", "all reads": 0.005799, "linked reads": 0.0009768, "all reads (cumsum)": 0.7983, "linked reads (cumsum)": 0.9453, "range_label": "0.97-0.98", "all reads (inferred)": 0.2433, "linked reads (inferred)": 0.831, "right_edge": 0.98}, {"bin": "0.98", "interval": "0.98-0.99", "all reads": 0.005459, "linked reads": 0.0009787, "all reads (cumsum)": 0.8038, "linked reads (cumsum)": 0.9463, "range_label": "0.98-0.99", "all reads (inferred)": 0.2436, "linked reads (inferred)": 0.8321, "right_edge": 0.99}, {"bin": "0.99", "interval": "0.99-1.0", "all reads": 0.1962, "linked reads": 0.05373, "all reads (cumsum)": 1.0, "linked reads (cumsum)": 1.0, "range_label": "0.99-1.0", "all reads (inferred)": 1.0, "linked reads (inferred)": 1.0, "right_edge": 1.0}]}}
